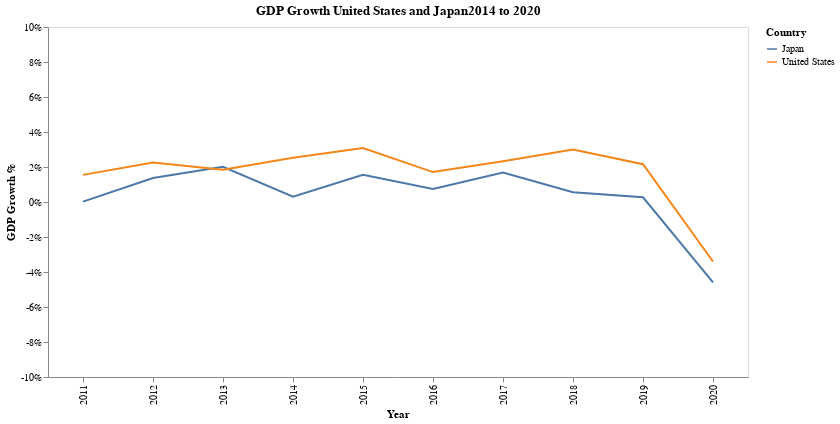

Write notebook code for a chart like this one.
### Code cell
my_altair.get_time_series_gdp_compare_chart("United States","Japan")
